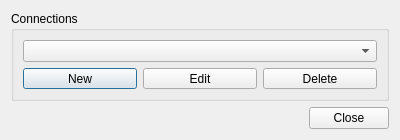
<?xml version="1.0" encoding="UTF-8"?>
<ui version="4.0">
 <class>Dialog</class>
 <widget class="QDialog" name="Dialog">
  <property name="geometry">
   <rect>
    <x>0</x>
    <y>0</y>
    <width>400</width>
    <height>140</height>
   </rect>
  </property>
  <property name="sizePolicy">
   <sizepolicy hsizetype="Fixed" vsizetype="Fixed">
    <horstretch>0</horstretch>
    <verstretch>0</verstretch>
   </sizepolicy>
  </property>
  <property name="minimumSize">
   <size>
    <width>400</width>
    <height>140</height>
   </size>
  </property>
  <property name="maximumSize">
   <size>
    <width>400</width>
    <height>140</height>
   </size>
  </property>
  <property name="windowTitle">
   <string>Compulink tools settings</string>
  </property>
  <layout class="QVBoxLayout" name="verticalLayout">
   <item>
    <widget class="QGroupBox" name="groupBox">
     <property name="title">
      <string>Connections</string>
     </property>
     <layout class="QGridLayout" name="gridLayout">
      <item row="1" column="0">
       <widget class="QPushButton" name="btnNew">
        <property name="text">
         <string>New</string>
        </property>
       </widget>
      </item>
      <item row="1" column="1">
       <widget class="QPushButton" name="btnEdit">
        <property name="text">
         <string>Edit</string>
        </property>
       </widget>
      </item>
      <item row="1" column="2">
       <widget class="QPushButton" name="btnDelete">
        <property name="text">
         <string>Delete</string>
        </property>
       </widget>
      </item>
      <item row="0" column="0" colspan="3">
       <widget class="QComboBox" name="cmbConnections"/>
      </item>
     </layout>
    </widget>
   </item>
   <item>
    <widget class="QDialogButtonBox" name="buttonBox">
     <property name="sizePolicy">
      <sizepolicy hsizetype="Expanding" vsizetype="Preferred">
       <horstretch>0</horstretch>
       <verstretch>0</verstretch>
      </sizepolicy>
     </property>
     <property name="orientation">
      <enum>Qt::Horizontal</enum>
     </property>
     <property name="standardButtons">
      <set>QDialogButtonBox::Close</set>
     </property>
    </widget>
   </item>
  </layout>
 </widget>
 <resources/>
 <connections>
  <connection>
   <sender>buttonBox</sender>
   <signal>accepted()</signal>
   <receiver>Dialog</receiver>
   <slot>accept()</slot>
   <hints>
    <hint type="sourcelabel">
     <x>248</x>
     <y>254</y>
    </hint>
    <hint type="destinationlabel">
     <x>157</x>
     <y>274</y>
    </hint>
   </hints>
  </connection>
  <connection>
   <sender>buttonBox</sender>
   <signal>rejected()</signal>
   <receiver>Dialog</receiver>
   <slot>reject()</slot>
   <hints>
    <hint type="sourcelabel">
     <x>316</x>
     <y>260</y>
    </hint>
    <hint type="destinationlabel">
     <x>286</x>
     <y>274</y>
    </hint>
   </hints>
  </connection>
 </connections>
</ui>
